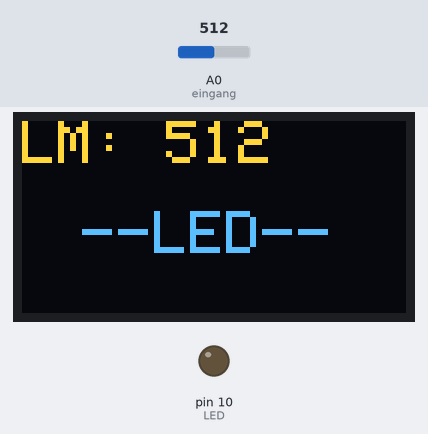
A sketch run on a simulated Arduino Uno, built with avr-gcc and run on an emulated ATmega328P. Shown: 128×64 one-colour display, output pins drawn as LEDs (lit = HIGH). The test bench sets the inputs (shaded band); at power-on: A0 (eingang) = 512. The OLED is the two-colour kind (top 16 rows yellow); what the sketch prints to the serial monitor is not drawn.

Above: at 1.2 s.
1.3 s: A0 (eingang) set to 22
2.8 s: A0 (eingang) set to 18
At 4.0 s:
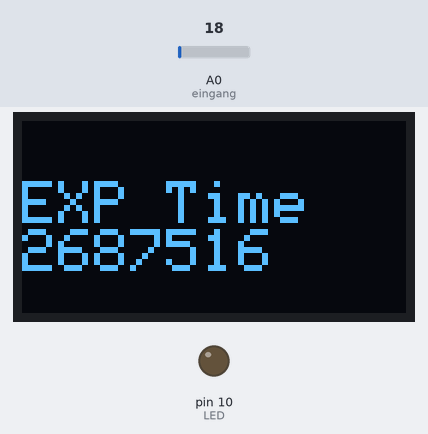
At 8.8 s:
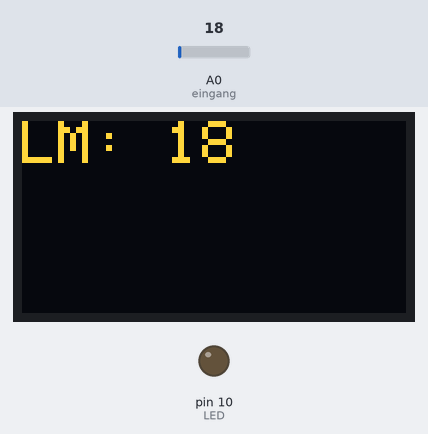
Timing chart, 0 to 10.3 s (numbered marks = the images above; inputs shaded):
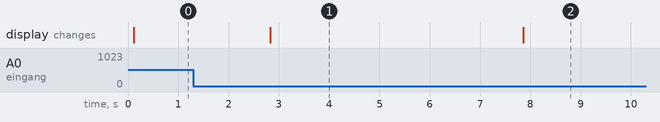

The sketch:

Lightresistor.ino
```cpp
//Display
#include <SPI.h>
#include <Wire.h>
#include <Adafruit_GFX.h>
#include <Adafruit_SSD1306.h>
#define SCREEN_WIDTH 128 // OLED display width, in pixels
#define SCREEN_HEIGHT 64 // OLED display height, in pixels
// Declaration for an SSD1306 display connected to I2C (SDA, SCL pins)
#define OLED_RESET     4 // Reset pin # (or -1 if sharing Arduino reset pin)
Adafruit_SSD1306 display(SCREEN_WIDTH, SCREEN_HEIGHT, &Wire, OLED_RESET);
//END DISPLAY

int eingang= A0; //Das Wort „eingang“ steht jetzt für den Wert „A0“ (Bezeichnung vom Analogport 0)
int LED = 10; //Das Wort „LED“ steht jetzt für den Wert 10
int sensorWert = 0; //Variable für den Sensorwert mit 0 als Startwert

void setup()//Hier beginnt das Setup.
{
Serial.begin(115200); //Die Kommunikation mit dem seriellen Port wird gestartet. Das benötigt man, um sich den tatsächlich ausgelesenen Wert später im serial monitor anzeigen zu lassen.
pinMode (LED, OUTPUT); //Der Pin mit der LED (Pin 10) ist jetzt ein Ausgang
//Der analoge Pin muss nicht definiert werden.

//Display
if(!display.begin(SSD1306_SWITCHCAPVCC, 0x3C)) { // Address 0x3D for 128x64
  Serial.println(F("SSD1306 allocation failed"));
  for(;;); // Don't proceed, loop forever
}
display.clearDisplay();                 // Löschen Display
display.setTextSize(1);                 // Schriftgröße 1
display.setTextColor(WHITE);
display.setCursor(20, 20);               // Cursor in der ersten Zeile auf die 10. Stelle gehen ...
display.println("TCS3200 Test");      // ... und dort Text ausgeben
display.display();
}

void loop()
{//Mit dieser Klammer wird der Loop-Teil geöffnet.
sensorWert =analogRead(eingang); //Die Spannung an dem Fotowiderstand auslesen und unter der Variable „sensorWert“ abspeichern.
//Serial.print("Sensorwert = " ); //Ausgabe am Serial-Monitor: Das Wort „Sensorwert: „
Serial.println(sensorWert); //Ausgabe am Serial-Monitor. Mit dem Befehl Serial.print wird der Sensorwert des Fotowiderstandes in Form einer Zahl zwischen 0 und 1023 an den serial monitor gesendet.

display.clearDisplay();                 // Löschen Display
display.setTextSize(2);                 // Schriftgröße 1
display.setTextColor(WHITE);
display.setCursor(0, 0);               // Cursor in der ersten Zeile auf die 10. Stelle gehen ...
display.print("LM: ");      // ... und dort Text ausgeben
display.println(sensorWert);
display.display();


unsigned long startLT = 0;
unsigned long stopLT = 0;
int EXP = 0;
int treshhold = 20;
if (sensorWert > treshhold ) //Wenn der Sensorwert über 512 beträgt….
{
//digitalWrite(LED, HIGH); //…soll die LED leuchten…
//display.clearDisplay();                 // Löschen Display
display.setTextSize(2);                 // Schriftgröße 1
display.setTextColor(WHITE);
display.setCursor(20, 30);               // Cursor in der ersten Zeile auf die 10. Stelle gehen ...
display.print("--LED--");      // ... und dort Text ausgeben
display.display();
startLT = micros();
EXP=1;
}

while(sensorWert>treshhold) //andernfalls…
{
sensorWert =analogRead(eingang);
//digitalWrite(LED, LOW); //….soll sie nicht leuchten.
}
if(EXP==1){
  stopLT = micros();
  EXP=0;
  display.clearDisplay();
  display.setTextSize(2);                 // Schriftgröße 1
  display.setTextColor(WHITE);
  display.setCursor(0, 20);               // Cursor in der ersten Zeile auf die 10. Stelle gehen ...
  display.println("EXP Time");      // ... und dort Text ausgeben
  display.println(stopLT-startLT);
  display.display();
  delay(5000);
}


//delay (50);//Eine kurze Pause, in der die LED an oder aus ist

}//Mit dieser letzten Klammer wird der Loop-Teil geschlossen.

//Wenn nun der Sensorwert bei normaler Helligkeit bspw. nur den Wert 100 hat
//(Der Wert ist abhängig von den verwendeten Widerständen, von der
//Helligkeit und von der Stromrichtung), dann nimmt man anstelle des Wertes
//512 einen wesentlich kleineren Wert, bei dem die LED zu leuchten beginnen
//soll. Bspw. nimmt man dann den Wert 90. Den aktuellen Sensorwert kann
//man sich nun mit Hilfe des „Serial monitor“ anzeigen lassen. Dazu klickt man
//oben auf „Tools“ und anschließend auf „serial monitor“.
```

Measured:
- the behaviour switches between 21 and 20 on A0 (eingang) (found by bisection; images 0 and 1)
- after the input at 1.3 s, every drawn part: stays the same
- after the input at 2.8 s, the display: changes at once (image 1)
- what the display in image 1 shows lasts 5.1 s, from 2.8 s to 7.9 s
